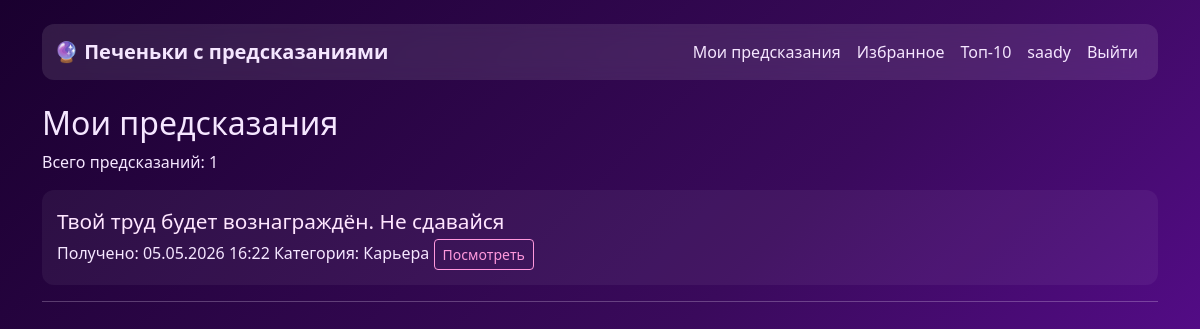
The page /my-predictions/ (signed in) on the database as committed earlier.
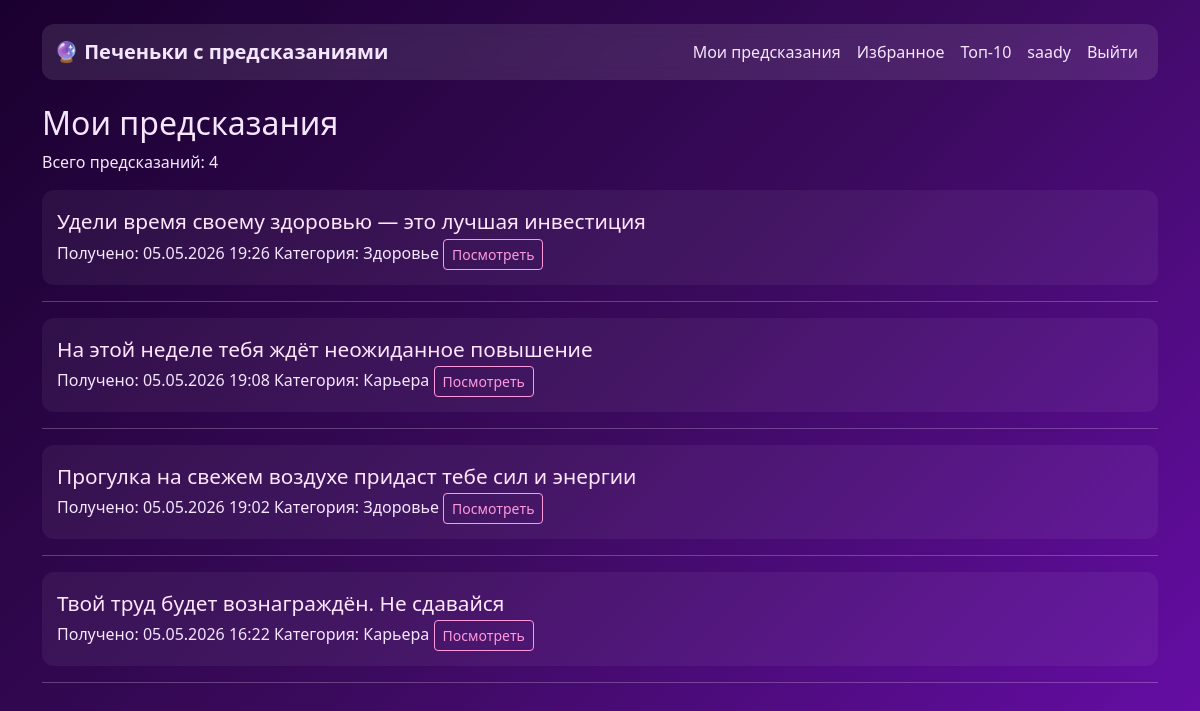
The same page on the database as committed later.
### predictions/models.py (models this page shows, shortened)
class UserPrediction(models.Model):
    user = models.ForeignKey(
        'users.CustomUser',
        on_delete=models.CASCADE,
        verbose_name="Пользователь"
    )
    cookie = models.ForeignKey(
        FortuneCookie,
        on_delete=models.CASCADE,
        verbose_name="Предсказание"
    )
    received_at = models.DateTimeField(auto_now_add=True, verbose_name="Получено")
    is_favorite = models.BooleanField(default=False, verbose_name="В избранном")
    class Meta:
        unique_together = ['user', 'cookie']
        verbose_name = "Полученное предсказание"
        verbose_name_plural = "Полученные предсказания"

class FortuneCookie(models.Model):
    text = models.TextField(verbose_name="Текст предсказания")
    category = models.ForeignKey(
        'Category',
        on_delete=models.CASCADE,
        related_name='cookies',
        verbose_name="Категория"
    )
    created_by = models.ForeignKey(
        'users.CustomUser',
        on_delete=models.SET_NULL,
        null=True,
        blank=True,
        verbose_name="Создано пользователем"
    )
    is_active = models.BooleanField(default=True, verbose_name="Активно")
    created_at = models.DateTimeField(auto_now_add=True, verbose_name="Дата создания")
    usage_count = models.PositiveIntegerField(default=0, verbose_name="Количество использований")
    class Meta:
        verbose_name = "Печенье с предсказанием"
        verbose_name_plural = "Печеньки с предсказаниями"

class Category(models.Model):
    name = models.CharField(max_length=50, verbose_name="Название")
    description = models.TextField(blank=True, verbose_name="Описание")
    class Meta:
        verbose_name = "Категория"
        verbose_name_plural = "Категории"

### predictions/views.py (the view)
# urls.py: path('my-predictions/', views.my_predictions, name='my_predictions'),
@login_required
def my_predictions(request):
    predictions_list = UserPrediction.objects.filter(
        user=request.user
    ).order_by('-received_at')
    context = {
        'predictions_list': predictions_list,
        'total_count': predictions_list.count(),
    }
    return render(request, 'my_predictions.html', context)

### predictions/templates/my_predictions.html (shortened to what this page needs)
{% extends 'base.html' %}
{% block content %}
<div class="my-predictions">
    <h2>Мои предсказания</h2>
    {% if predictions_list %}
        <p>Всего предсказаний: {{ total_count }}</p>
        <div class="predictions-list">
            {% for prediction in predictions_list %}
                <div class="prediction-item">
                    <div class="prediction-text">
                        {{ prediction.cookie.text|truncatechars:100 }}
                    </div>
                    <div class="prediction-meta">
                        <span class="date">Получено: {{ prediction.received_at|date:"d.m.Y H:i" }}</span>
                        <span class="category">Категория: {{ prediction.cookie.category.name }}</span>
                        <a href="{% url 'prediction_result' prediction.id %}" class="btn btn-outline-primary btn-sm">
                            Посмотреть
                        </a>
                    </div>
                </div>
                <hr>
            {% endfor %}
        </div>
    {% else %}
        <p>У вас пока нет предсказаний.</p>
        <a href="{% url 'get_prediction' %}" class="btn btn-primary">
            Получить первое предсказание
        </a>
    {% endif %}
</div>
{% endblock %}

Rows that differ between the two databases and show on the page:
added UserPrediction: cookie.text "Удели время своему здоровью — это лучшая инвестиция", received_at "05.05.2026 19:26", cookie.category.name "Здоровье"
added UserPrediction: cookie.text "На этой неделе тебя ждёт неожиданное повышение", received_at "05.05.2026 19:08", cookie.category.name "Карьера"
added UserPrediction: cookie.text "Прогулка на свежем воздухе придаст тебе сил и энергии", received_at "05.05.2026 19:02", cookie.category.name "Здоровье"
Other text that changed with them:
{{ total_count }}: "1" → "4"
